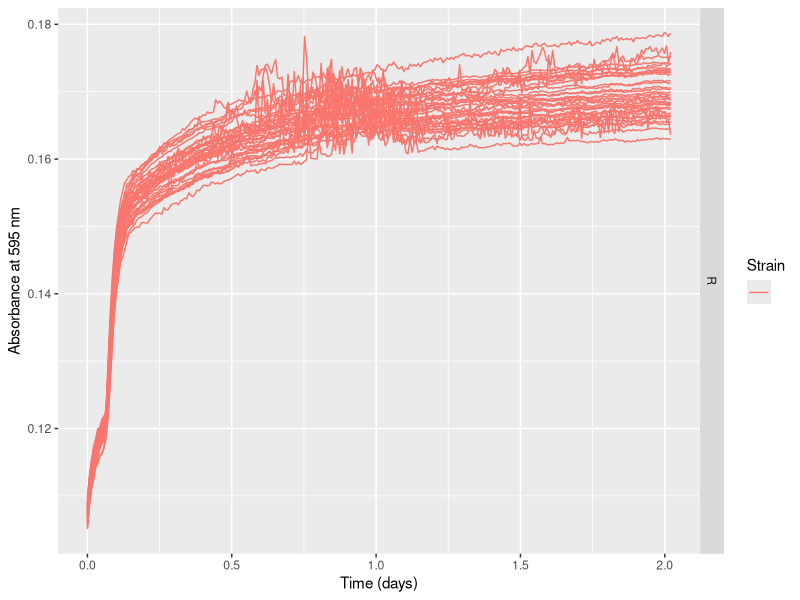
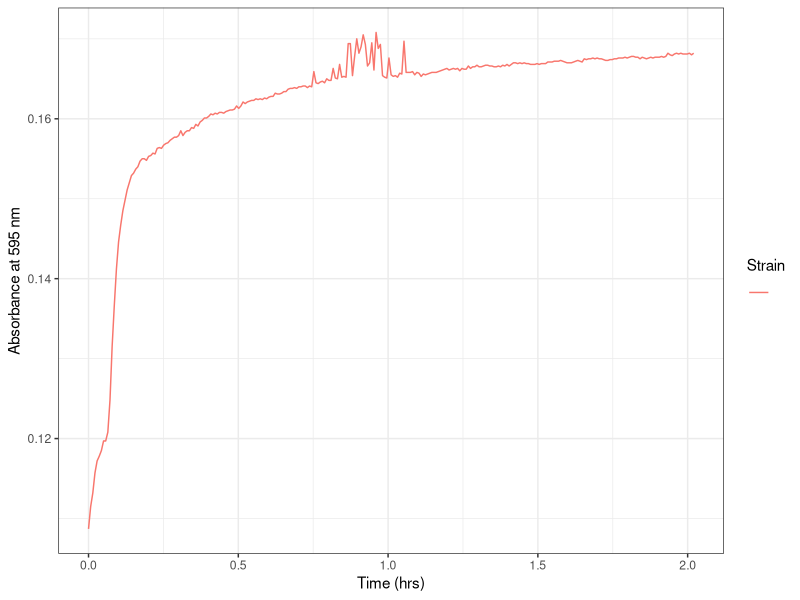
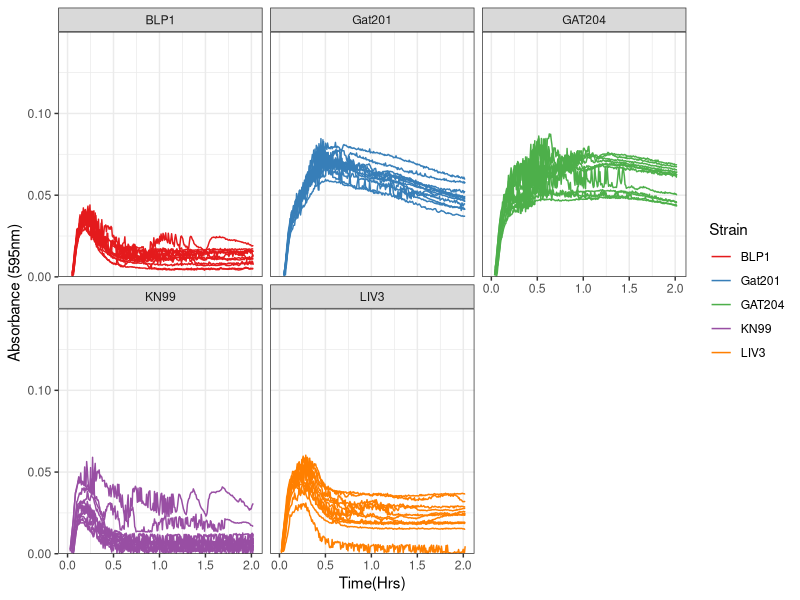
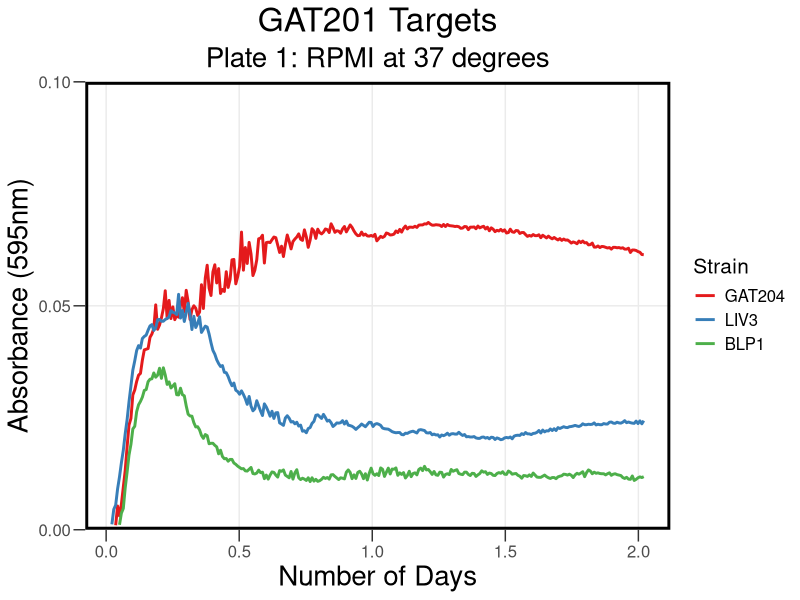
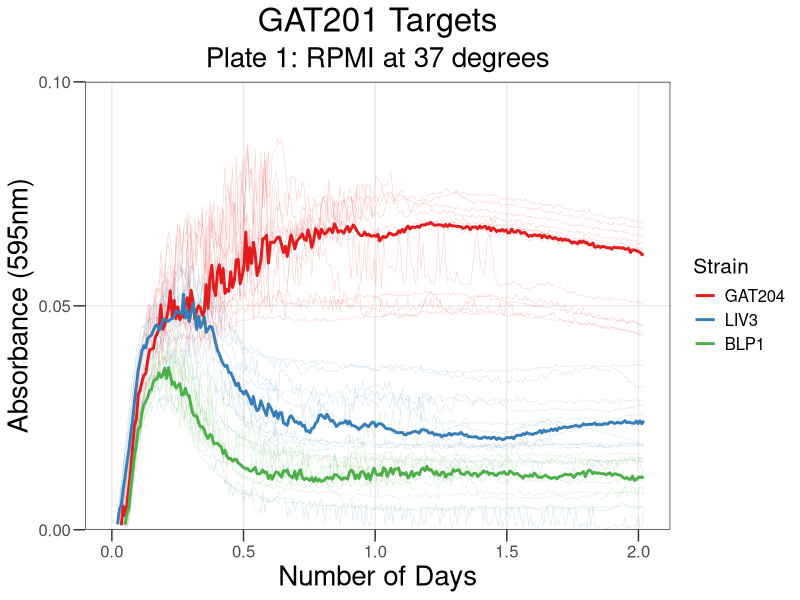
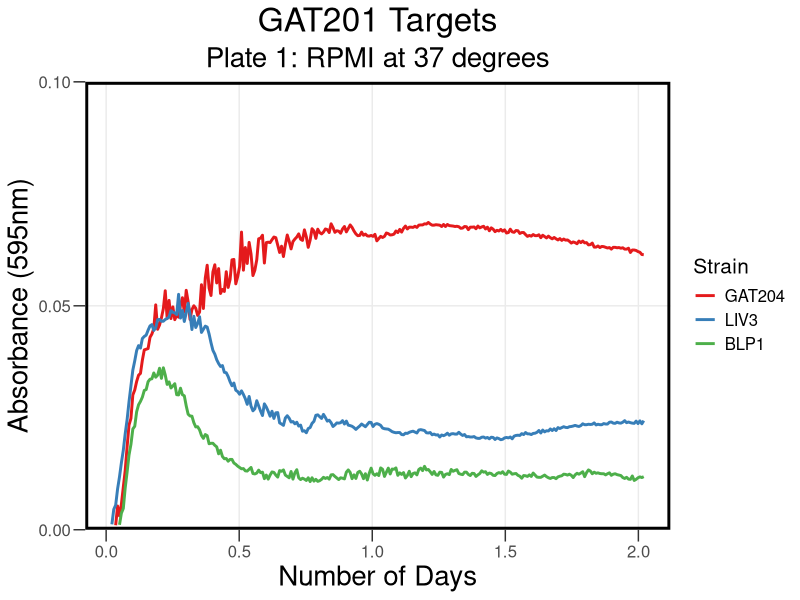
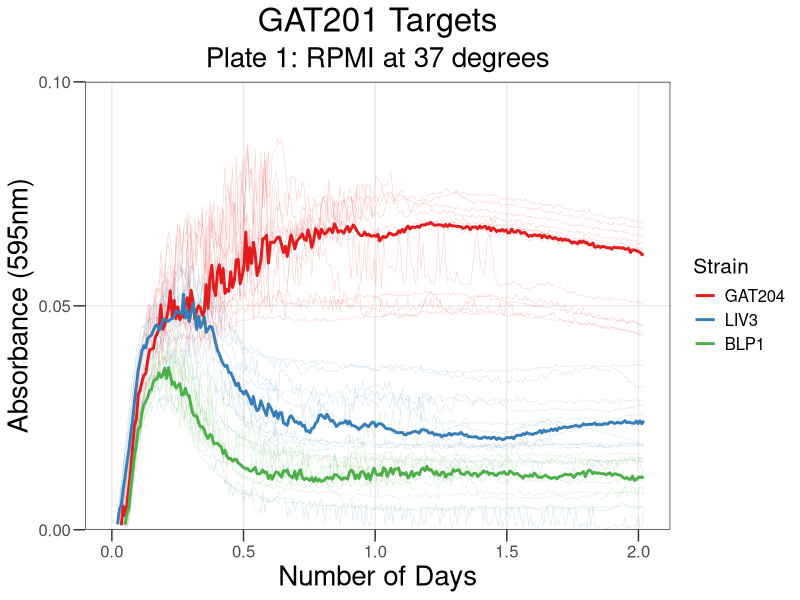

Here is the R script that generated these plots, in order:
## ---- chunk 1
knitr::opts_chunk$set(echo = TRUE , warning=FALSE, message=FALSE)
## ---- chunk 2

library("reshape2")
library(dplyr)
library(ggplot2)
library(tidyverse)
library(rmarkdown)
library(cowplot)
library(yaml)
library(knitr)
## ---- chunk 3

rawdata <- read.csv("../Input/20230308_RPMI_Gat201Targets_Plate1_csv.csv")

## ---- chunk 4

 rawdata_day<-mutate(rawdata, Time = Time/86400)

## ---- chunk 5

reshaped <- melt(rawdata_day, id=c("Time", "Temp"), 
                              variable.name="Well",
                              value.name="OD595")

summary(reshaped)
## ---- chunk 6

platemap <- read.csv("../Input/20230308_RPMI_Gat201Targets_Plate1_setup.csv")
head(platemap, n=50)


## ---- chunk 7

annotated <- inner_join(reshaped, platemap, by="Well")
 
## ---- chunk 8
#rename (annotated,GAT201 = gat201\U0394)


## ---- chunk 9

ggplot(data=filter(annotated,Strain==""),
           aes(x=Time, y=OD595, color=Strain, group = Well)) + 
       geom_line() + 
       facet_grid(Media ~ .) +
       labs(x="Time (days)", y="Absorbance at 595 nm")
## ---- chunk 10

ggplot(data=filter(annotated,Well=="H11"), 
       aes(x=Time, y=OD595, color=Strain, group = Well)) + 
 
       geom_line() + 
     theme_bw()+
     labs(x="Time (hrs)", y="Absorbance at 595 nm")

## ---- chunk 11

blank_OD_summary <- annotated %>%
  filter(Strain=="") %>%
  filter(Well != "A3") %>%
  filter(Well != "A4") %>%
  filter(Well != "A11") %>%
  filter(Well != "A12") %>%
  filter(Well != "B1") %>%
  filter(Well != "F1") %>%
  filter(Well != "H1") %>%
  filter(Well != "H2") %>%
  filter(Well != "H3") %>%
  filter(Well != "H4") %>%
  filter(Well != "H5") %>%
  filter(Well != "H8") %>%
  filter(Well != "H9") %>%
    group_by(Media) %>%
  summarise(OD_median=median(OD595),
            OD_mean=mean(OD595),
            OD_max=max(OD595),
            OD_min=min(OD595))
print(blank_OD_summary)
## ---- chunk 12

normalisedOD <- annotated %>%
  left_join(blank_OD_summary, by="Media") %>%
  mutate(OD_corrected = OD595 - OD_median)

## ---- chunk 13

ggplot(data=normalisedOD %>%
                      filter(Strain != ""), 
                      aes(x=Time, y=OD_corrected, color=Strain, group = Well)) + 
       geom_line() + 
       scale_y_continuous(limits=c(0,0.15),expand=c(0,0))+
       facet_wrap(Strain ~ .)+
  
       labs(x = "Time(Hrs)",
            y = "Absorbance (595nm)") +
       theme(text = element_text(size = 20))+
       theme_bw()+
       scale_color_brewer(palette="Set1")
## ---- chunk 14

ggplot(data=normalisedOD %>%
          dplyr::mutate(Strain = factor(Strain, levels = c("KN99 (WT)", "GAT201", "GAT204", "LIV3","BLP1")))%>%
                     filter(Strain != ""), 
                      aes(x=Time, y=OD_corrected, color=Strain)) + 
       
       stat_summary(fun = "median", geom = "line", size = 1) +
       scale_y_continuous(limits=c(0,0.1),expand=c(0,0), breaks = c(0, 0.05, 0.1)) +
     
  
       labs(x = "Number of Days",
            y = "Absorbance (595nm)",
            title = "GAT201 Targets", subtitle = "Plate 1: RPMI at 37 degrees") +
           
       theme_bw() +
       theme(text = element_text(size = 15))+
       theme(axis.title = element_text(size = 20))+
       theme(axis.ticks.length = unit(0.3, "cm"))+
       theme(title = element_text(size = 20))+
       theme(panel.grid.minor = element_blank())+
       theme(legend.title = element_text(size = 15))+
      theme(legend.background = element_rect(fill = "transparent", color=NA))+
  theme(legend.key = element_rect(fill = "transparent", color=NA))+
       theme (plot.background =  element_rect(fill = "transparent", color=NA), 
         panel.background = element_rect(fill = "transparent", color=NA),)+
      theme(panel.border = element_rect(linetype = "solid", colour = "black", size = 2))+
  theme(plot.title = element_text(hjust = 0.5), plot.subtitle = element_text(hjust = 0.5) )+
       scale_color_brewer(palette="Set1")
       
## ---- chunk 15

ggsave("../Results/AllSummaryPR1.png",width = 6.6,height=5)
## ---- chunk 16

ggplot(data=normalisedOD %>%
          dplyr::mutate(Strain = factor(Strain, levels = c("KN99 (WT)", "GAT201", "GAT204", "LIV3","BLP1")))%>%
                     filter(Strain != ""), 
                      aes(x=Time, y=OD_corrected, color=Strain)) + 
       geom_line(aes(group = Well), size = 0.2, alpha = 0.2) + 
       stat_summary(fun = "median", geom = "line", size = 1) +
       scale_y_continuous(limits=c(0,0.1),expand=c(0,0), breaks = c(0, 0.05, 0.1)) +
   
       labs(x = "Number of Days",
            y = "Absorbance (595nm)",
            title = "GAT201 Targets", subtitle = "Plate 1: RPMI at 37 degrees") +
 
       theme_bw() +
       theme(text = element_text(size = 15))+
       theme(axis.title = element_text(size = 20)) +
  theme(axis.ticks.length = unit(0.3, "cm"))+
       theme(title = element_text(size = 20))+
    
       theme(legend.title = element_text(size = 15))+
  theme(panel.grid.minor = element_blank())+
   theme(plot.title = element_text(hjust = 0.5), plot.subtitle = element_text(hjust = 0.5) )+
  
       scale_color_brewer(palette="Set1")
## ---- chunk 17

ggsave("../Results/StatSummaryPlate1.png",width = 6.6,height=5)
